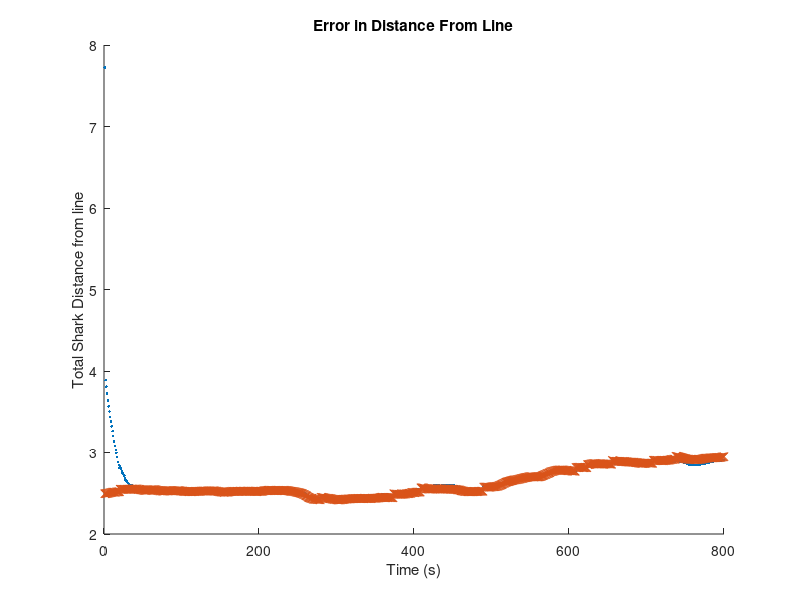
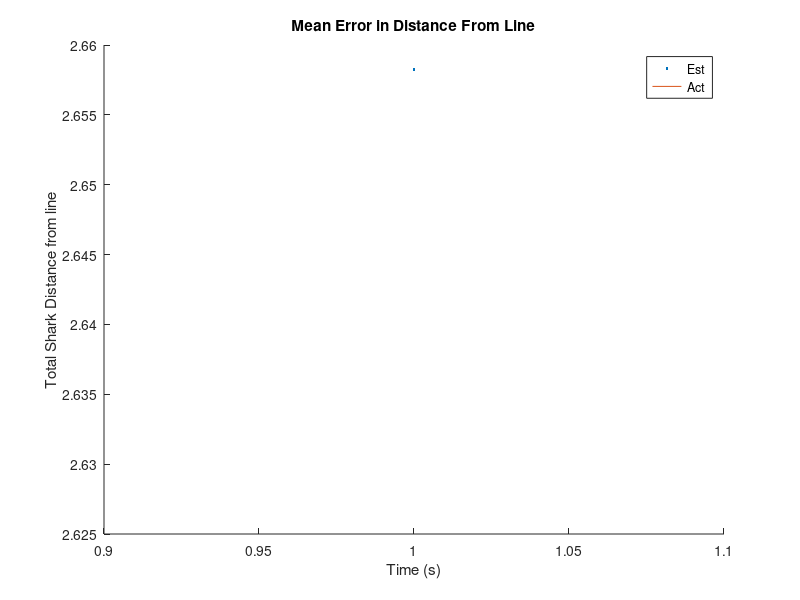

Here is the MATLAB script that generated these plots, in order:
% Reads shark mean position estimate log file from att_line_pf.py and
% plots

% 
% % % Read File
% M = csvread('catalina_error.txt');
% 
% x = M; % Error of shark's distance from line
% 
% plot(x', '.');
% xlabel('Time (s)');
% ylabel('y distance from att (m)')
% title('Error in Distance From Line')
% 
% % Plot Mean
% x = mean(x);
% figure
% plot(x', '.')
% title('Mean Error in Distance From Line')


% % Read File (est and actual)
M = csvread('catalina_error_norm.txt', 2, 0);
est_50 = M(:,1:2:end); % Est Error of shark's distance from line
act_50 = M(:,2:2:end); % Act Error of shark's distance from line

hold on
plot(est_50', '.');
plot(act_50', 'x');
hold off

xlabel('Time (s)');
ylabel('Total Shark Distance from line')
title('Error in Distance From Line')

% Plot Mean
est_mean_50 = mean(est_50);
act_mean_50 = mean(act_50);
figure
hold on
plot(est_mean_50', '.')
plot(act_mean_50', '-')
legend('Est', 'Act')
xlabel('Time (s)');
ylabel('Total Shark Distance from line')
title('Mean Error in Distance From Line')
% 